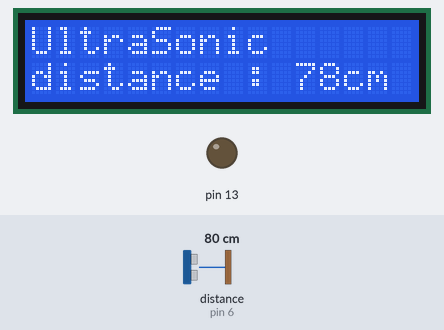
Recording of a sketch running on a simulated Arduino Uno, built with avr-gcc and run on an emulated ATmega328P. Shown: 16×2 character LCD, output pins drawn as LEDs (lit = HIGH). Wiring (inferred from the names in the program): ultrasonic range finder: trigger pin 7; echo pin 6. Dashed ring = blinking. The inputs (shaded band) are chosen by the test bench; at power-on: distance to the obstacle (sensor on pin 6) 80 cm. The echo pulse lasts 58.3 µs per cm; pins used as bus, display or sensor lines are not drawn.

Above: at 1.2 s.
1.3 s: distance to the obstacle (sensor on pin 6) set to 14 cm
At 2.5 s:
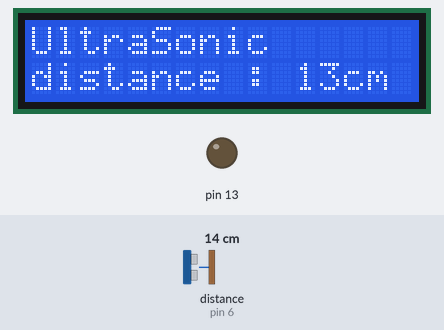
2.8 s: distance to the obstacle (sensor on pin 6) set to 10 cm
At 3.6 s:
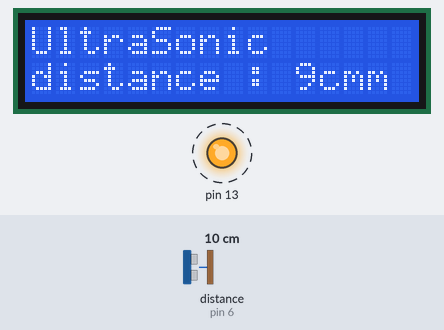
5.8 s: distance to the obstacle (sensor on pin 6) set to 2 cm
At 6.7 s:
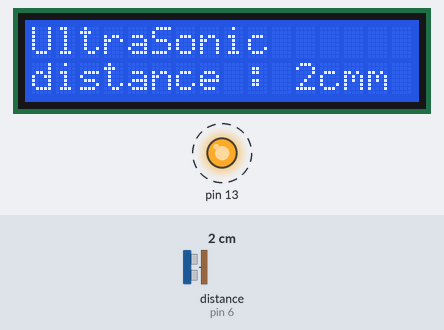
Timing chart, 0 to 14.6 s (numbered marks = the images above; inputs shaded):
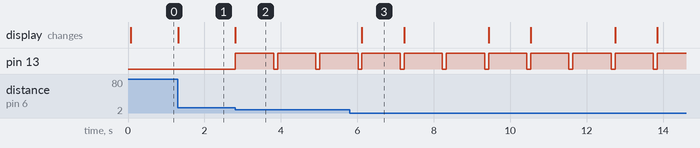

Measured:
- the behaviour switches between 13 and 12 cm on distance to the obstacle (sensor on pin 6) (found by bisection; images 1 and 2)
- after the input at 1.3 s, the display: changes at once (image 1)
- after the input at 2.8 s, pin 13: alternates HIGH for 1.0 s and LOW for 0.10 s, starting at once; the display: changes at once (image 2)
- after the input at 5.8 s, the display: changes after 0.32 s (image 3)
- what the display in image 3 shows lasts 1.1 s, from 6.1 s to 7.2 s

The sketch:

lcd_ultrasonic.ino
```cpp
#include <LiquidCrystal.h>

//const int rs = 12, 2n = 11, d4 = 5, d5 = 4, d6 = 3, d7 = 2;
LiquidCrystal lcd(12,11,5,4,3,2);
int trigPin = 7;
int echoPin = 6;
long distance;
long duration;
void setup(){
  lcd.begin(16, 2);
  pinMode(13, OUTPUT);
  pinMode(trigPin, OUTPUT);
  pinMode(echoPin, INPUT);
}


void loop(){

  digitalWrite(trigPin, LOW);
  delayMicroseconds(2);
  digitalWrite(trigPin, HIGH);
  delayMicroseconds(10);
  digitalWrite(trigPin, LOW);
  duration = pulseIn(echoPin, HIGH);
  distance = duration*0.034/2;

  lcd.setCursor(0,0);
  lcd.print("UltraSonic");
  lcd.setCursor(0,1);
  lcd.print("distance : ");
  lcd.print(distance);
  lcd.print("cm");
  if (distance<int(12))
  {
    digitalWrite(13, HIGH);
    delay(1000);
    digitalWrite(13, LOW);
    delay(100);
  }
}
  //digitalWrite(13,LOW);
```
